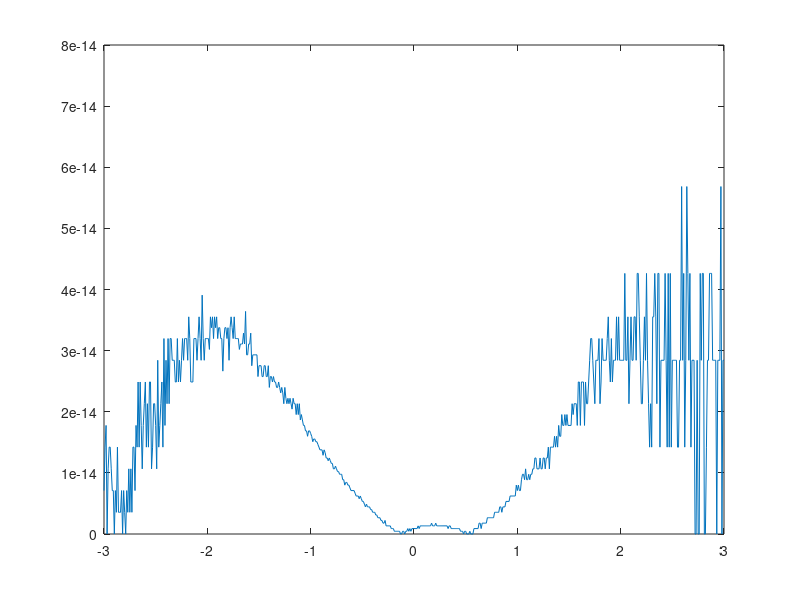

MATLAB code to generate this figure:
close all
clear all
clc


f=@(x) x.^4+3*x.^3-2*x.^2+4;

a=-3; b=3;
n=4;
h=(b-a)/n;
myx=[a:h:b];
x_check=[a:0.01:b];

p=polyfit(myx,f(myx),n);
y_fit=polyval(p,x_check);

err=abs(y_fit-f(x_check));

plot(x_check,err)
